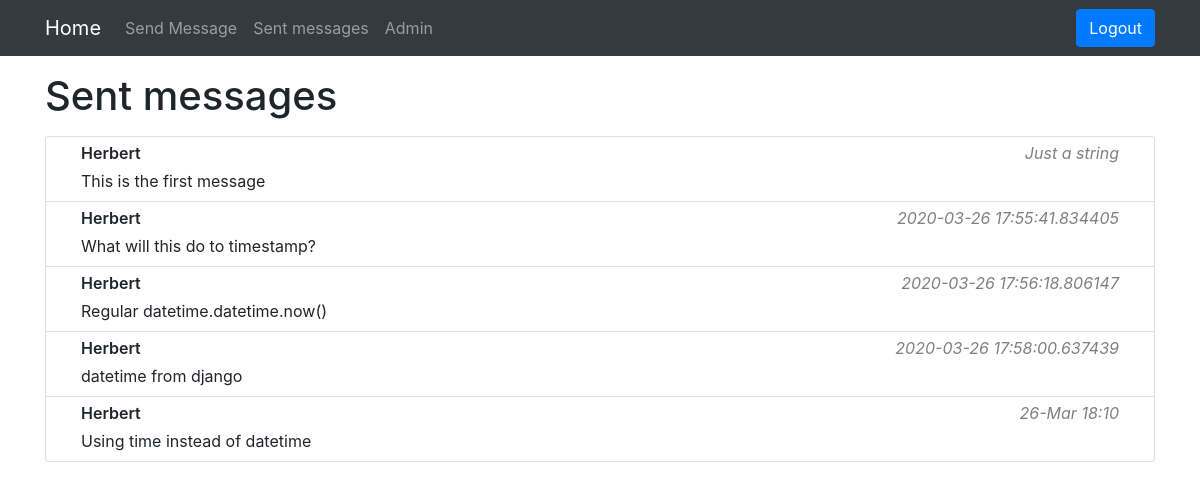
Page /showmessages/ (signed in) on the earlier database version.
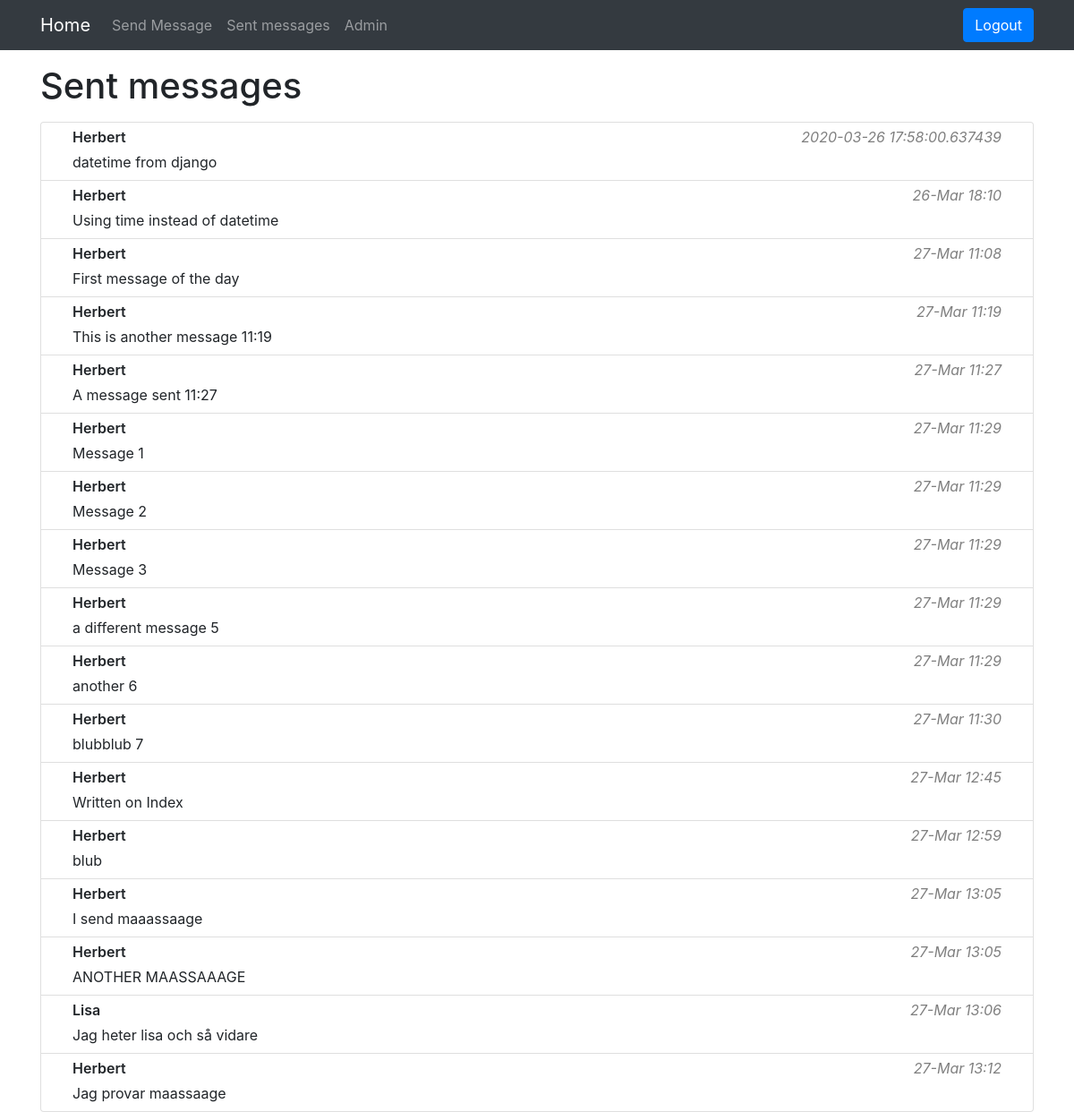
Same page on the later database version.
### main_app/models.py (models this page shows, shortened)
class Message(models.Model):
	text_content = models.CharField(max_length=32)
	poster = models.ForeignKey(User, on_delete=models.CASCADE, default=99)
	timestamp = models.CharField(max_length=32)

### main_app/views.py (the view)
# urls.py: path('showmessages/', views.ShowMessages.as_view(), name='ShowMessages'),
class ShowMessages(LoginRequiredMixin, ListView):
	login_url = 'Login'
	template_name = 'showmessages.html'
	model = Message

### main_app/templates/showmessages.html
{% extends "base.html" %}
{% block main_body %}
	<h1>Sent messages</h1>
	<ul class="list-group">
	{% for message in object_list %}
	<li class="list-group-item">
		<div class="container">
			<div class="row">
				<div class="col-sm"><p id="post-username">{{ message.poster }}</p></div>
				<div class="col-sm"><p id="post-datetime">{{ message.timestamp }}</p></div>
			</div>
			<div class="row">
				<div class="col-sm"><p id="post-text">{{ message.text_content }}<p></div>
			</div>
		</div>
	</li>
	{% endfor %}
	</ul>
{% endblock %}

### main_app/templates/base.html (shortened to what this page needs)
<!DOCTYPE html>
{% load static %}
<html>
<head>
	<link rel="stylesheet" href="https://stackpath.bootstrapcdn.com/bootstrap/4.4.1/css/bootstrap.min.css">
	<link rel="stylesheet" type="text/css" href="{% static 'mycss.css' %}">
</head>
<body>
	<nav class="navbar navbar-expand-sm navbar-dark bg-dark">
		<div class="container">
			<ul class="navbar-nav mr-auto">
				<li class="nav-item"><a class="navbar-brand" href="{% url 'Index' %}">Home</a></li>
				<li class="nav-item"><a class="nav-link" href="{% url 'SendMessage' %}">Send Message</a></li>
				<li class="nav-item"><a class="nav-link" href="{% url 'ShowMessages' %}">Sent messages</a></li>
				<li class="nav-item"><a class="nav-link" href="{% url 'admin:index' %}">Admin</a></li>
			</ul>
			{% if user.is_authenticated %}
				<a class="btn btn-primary" href="{% url 'Logout' %}">Logout</a>
			{% endif %}
		</div>
	</nav>
	<div class="container mt-sm-3">
		{% block main_body %}
		{% endblock %}
	</div>
</body>
</html>

### main_app/static/mycss.css (style rules this page uses)
#post-username { font-size: 1rem; font-weight: 600; line-height: 0.5; }
#post-text { font-size: 1rem; font-weight: 400; line-height: 1; height: 0px; }
#post-datetime { font-size: 1rem; font-style: italic; color: rgba(0, 0, 0, 0.5); font-weight: 400; line-height: 0.5; }
.list-group { padding-top: 0.5rem; }
@media (min-width: 576px) { #post-datetime { text-align: right; } }

Differences in the rows shown:
removed Message: poster "Herbert", timestamp "Just a string", text_content "This is the first message"
removed Message: poster "Herbert", timestamp "2020-03-26 17:55:41.834405", text_content "What will this do to timestamp?"
removed Message: poster "Herbert", timestamp "2020-03-26 17:56:18.806147", text_content "Regular datetime.datetime.now()"
added Message: poster "Herbert", timestamp "27-Mar 11:08", text_content "First message of the day"
added Message: poster "Herbert", timestamp "27-Mar 11:19", text_content "This is another message 11:19"
added Message: poster "Herbert", timestamp "27-Mar 11:27", text_content "A message sent 11:27"
added Message: poster "Herbert", timestamp "27-Mar 11:29", text_content "Message 1"
added Message: poster "Herbert", timestamp "27-Mar 11:29", text_content "Message 2"
added Message: poster "Herbert", timestamp "27-Mar 11:29", text_content "Message 3"
added Message: poster "Herbert", timestamp "27-Mar 11:29", text_content "a different message 5"
added Message: poster "Herbert", timestamp "27-Mar 11:29", text_content "another 6"
added Message: poster "Herbert", timestamp "27-Mar 11:30", text_content "blubblub 7"
added Message: poster "Herbert", timestamp "27-Mar 12:45", text_content "Written on Index"
added Message: poster "Herbert", timestamp "27-Mar 12:59", text_content "blub"
added Message: poster "Herbert", timestamp "27-Mar 13:05", text_content "I send maaassaage"
added Message: poster "Herbert", timestamp "27-Mar 13:05", text_content "ANOTHER MAASSAAAGE"
added Message: poster "Lisa", timestamp "27-Mar 13:06", text_content "Jag heter lisa och så vidare"
added Message: poster "Herbert", timestamp "27-Mar 13:12", text_content "Jag provar maassaage"
